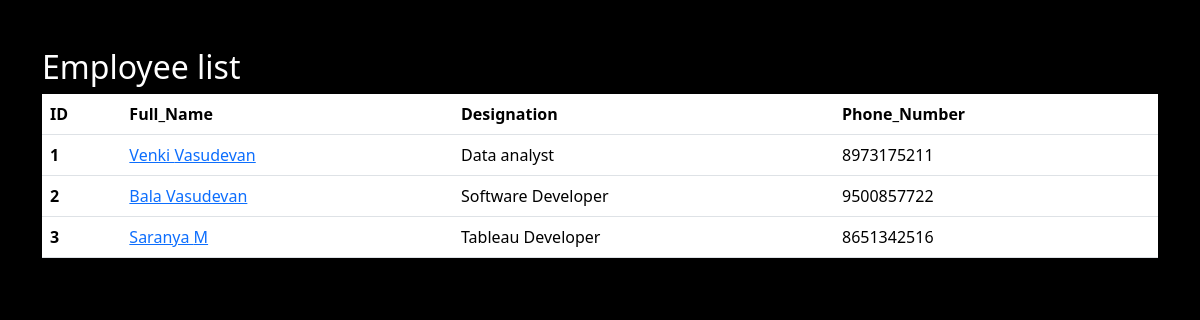
The page / on the database its author committed.
### employees/models.py (models this page shows, shortened)
class Employee(models.Model):
    first_name = models.CharField(max_length=200)
    last_name = models.CharField(max_length=200)
    photo = models.ImageField(upload_to="images")
    designation = models.CharField(max_length=200)
    email_address = models.EmailField(max_length=200, unique=True)
    phone_number = models.CharField(max_length=12, blank=True)
    created_at = models.DateTimeField(auto_now_add=True)
    updated_at = models.DateTimeField(auto_now=True)

### web_project/views.py (the view)
# urls.py: 2. Add a URL to urlpatterns:  path('', views.home, name='home')
def home(request):
    employee = Employee.objects.all()
    context = {
        'employee': employee,
    }
    return render(request, 'home.html', context)

### templates/home.html (shortened to what this page needs)
{% load static %}
<!DOCTYPE html>
<html lang="en">
<head>
    <link href="https://cdn.jsdelivr.net/npm/bootstrap@5.3.2/dist/css/bootstrap.min.css" rel="stylesheet">
    <link rel="stylesheet" href="{% static 'css/style.css' %}">
</head>
<body>
    <div class="container pt-5">
        <h2 style="color: white;">Employee list</h2>
        <table class="table">
            <thead>
              <tr>
                <th scope="col">ID</th>
                <th scope="col">Full_Name</th>
                <th scope="col">Designation</th>
                <th scope="col">Phone_Number</th>
              </tr>
            </thead>
            <tbody>
                {% for i in employee %}
              <tr>
                <th>{{ forloop.counter}}</th>
                <td><a href="{% url 'employee_detail' i.pk %}">{{ i.first_name }} {{ i.last_name }}</a></td>
                <td>{{i.designation}}</td>
                <td>{{i.phone_number}}</td>
              </tr>
              {% endfor %}
            </tbody>
          </table>
    </div>
</body>
</html>

### static/css/style.css (style rules this page uses)
body { background-color: black; }

### rows shown on the page
Employee: first_name "Venki", last_name "Vasudevan", designation "Data analyst", phone_number "8973175211"
Employee: first_name "Bala", last_name "Vasudevan", designation "Software Developer", phone_number "9500857722"
Employee: first_name "Saranya", last_name "M", designation "Tableau Developer", phone_number "8651342516"
